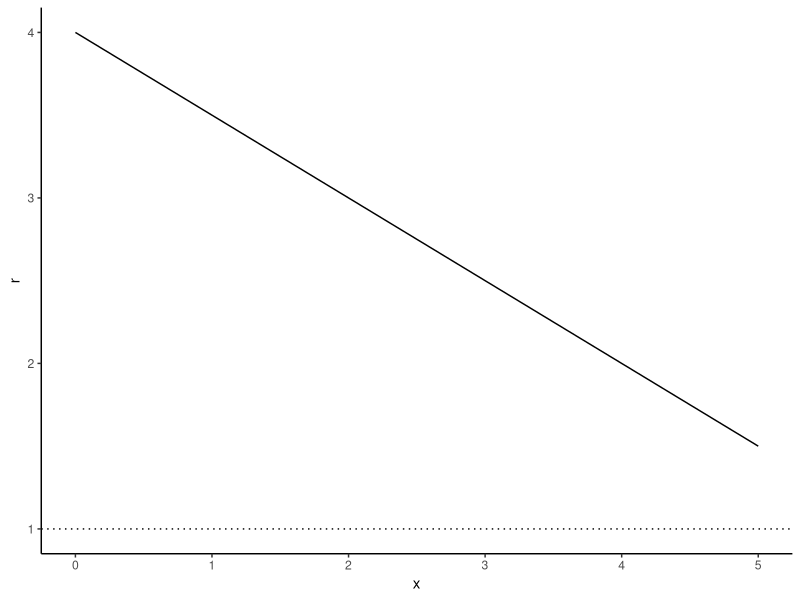
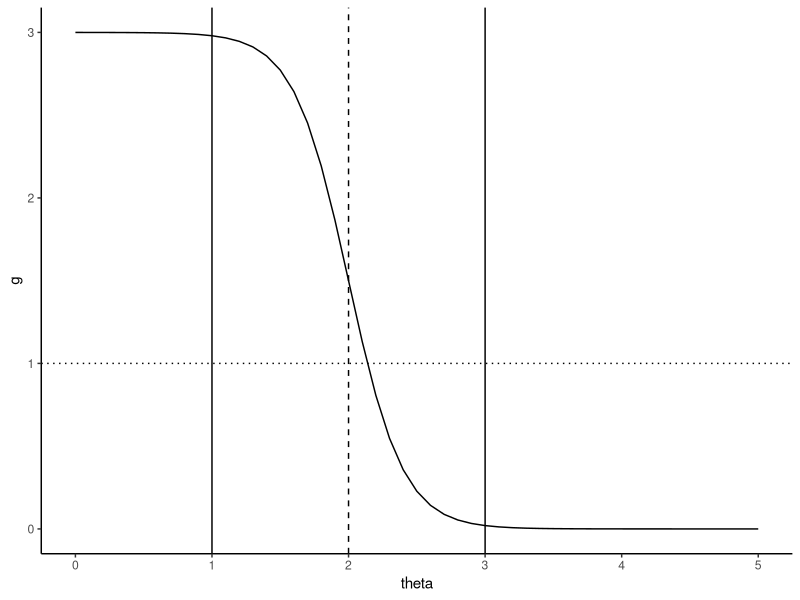

Write the R code that produced these figures, in order.
rm(list = ls())

library(tidyverse)

theme_set(theme_classic())

m <- 0.5
rmax <- 4
s <- 0.5
a <- 5
k1 <- 1000
k2 <- 1000
theta1 <- 1
theta2 <- 3

r <- function(x) rmax - s * x
g <- function(x, theta) r(x) / (1 + exp(a * (theta - x)))

tibble(x = seq(0, 5, 0.1), r = r(x)) %>%
  ggplot(aes(x = x, y = r)) +
  geom_line() +
  geom_hline(yintercept = 1, linetype = 3)

tibble(theta = seq(0, 5, 0.1), g = g(2, theta)) %>%
  ggplot(aes(x = theta, y = g)) +
  geom_line() +
  geom_vline(xintercept = 2, linetype = 2) +
  geom_vline(xintercept = theta1) +
  geom_vline(xintercept = theta2) +
  geom_hline(yintercept = 1, linetype = 3)

w <- function(x, theta, n, k) g(x, theta) - n / k

w1 <- function(y, x) w(y, theta1, n1(x), k1)
w2 <- function(y, x) w(y, theta2, n2(x), k2)

lambda <- function(y, x) {

  w1 <- w1(y, x)
  w2 <- w2(y, x)

  0.5 * ((1 - m) * (w1 + w2) + sqrt((m - 1)^2 * (w1 + w2)^2 - 4 * (1 - 2 * m) * w1 * w2))

}
